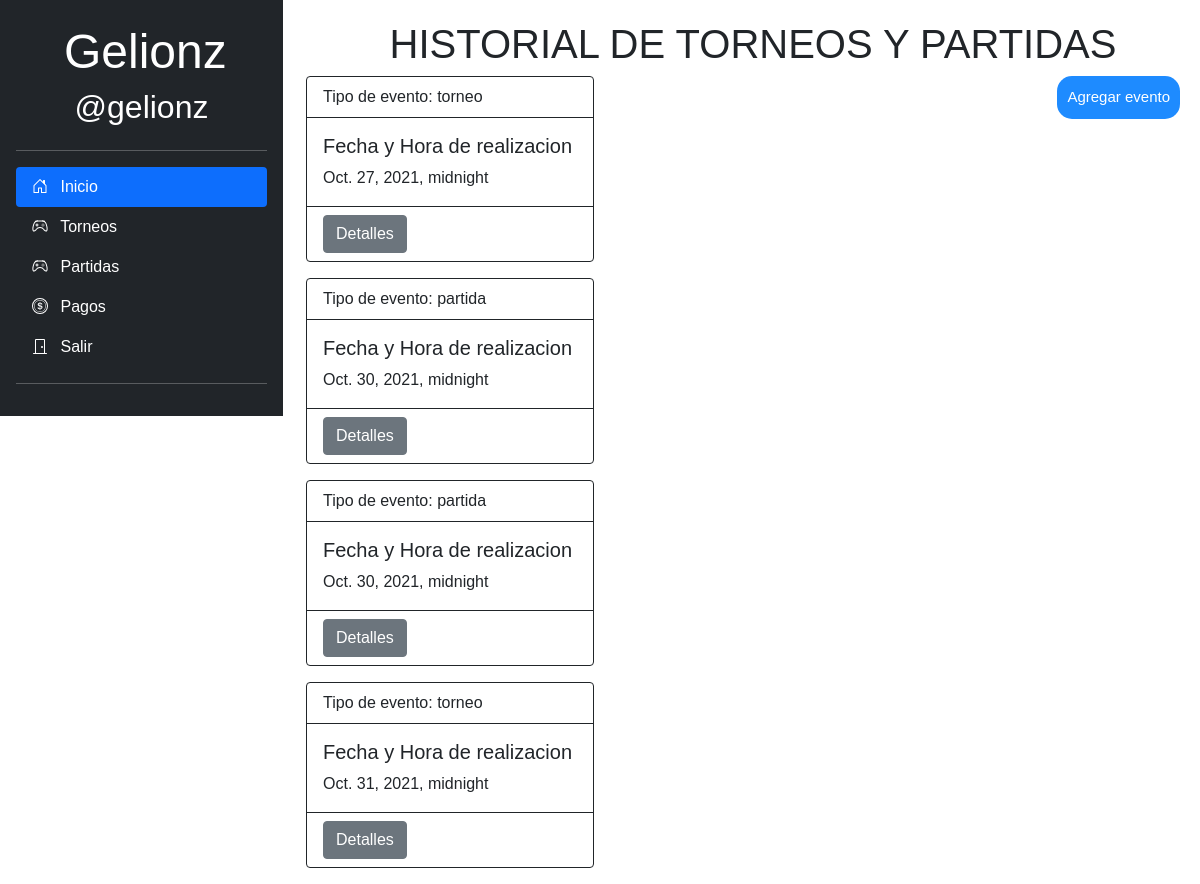
The page /principal/inicio/ (signed in) on the database as committed earlier.
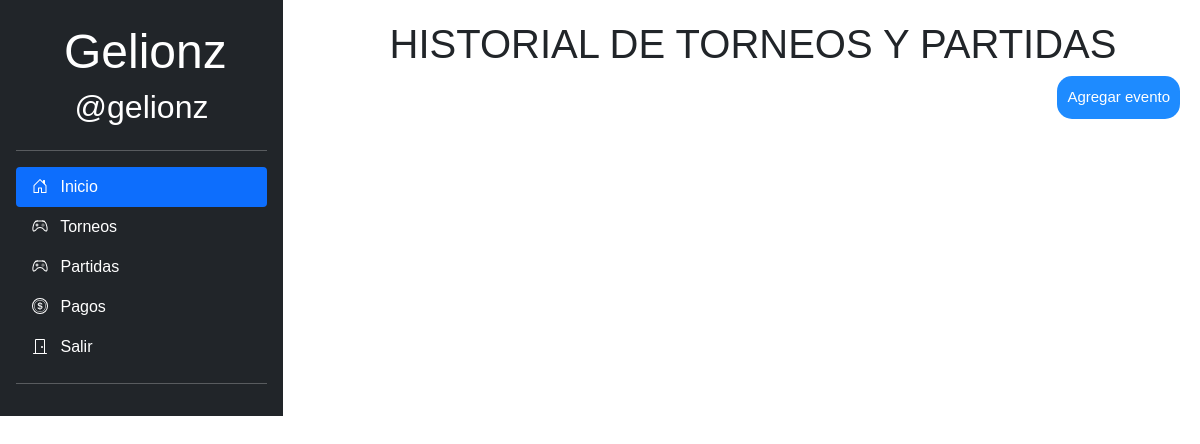
The same page on the database as committed later.
### aplicaciones/principal/models.py (models this page shows, shortened)
class Evento(models.Model):
	tipo_evento         =models.CharField(max_length=200, choices=tipos_eventos)
	codigo 		        =models.CharField(max_length=200, null=True, blank=True)
	fecha_hora_evento   =models.DateTimeField()
	valor_evento        =models.PositiveIntegerField()
	ganador_evento      =models.CharField(max_length=200, null=True, blank=True)
	cantidad_jugadores  =models.PositiveIntegerField() #cant_equipos
	is_paid             =models.BooleanField(default=False) #si el evento fue pago al ganador
	estado              =models.CharField(max_length=200, choices=estados, default='disponible')
	organizador         =models.ForeignKey(Usuario, on_delete=models.CASCADE)

### aplicaciones/principal/views.py (the view)
# urls.py: path('inicio/', views.inicio_view, name = 'inicio_view'),
def inicio_view(request):
	persona = Usuario.objects.get(username=request.user.username)
	lista = Evento.objects.filter(organizador = persona)
	return render(request, 'inicio_streaming.html', locals())

### templates/inicio_streaming.html (shortened to what this page needs)
{% extends 'base_streaming.html' %}
{% block contenido %}
   <h1>HISTORIAL DE TORNEOS Y PARTIDAS</h1>
   {% if profile.user.rol_de_usuario == streamer and request.user.is_authenticated %}
      <a class="btnagregar" href="{% url 'agregar_evento_view' %}">Agregar evento</a>
   {% endif %}
   {% for p in lista %}
      <div class="card border-dark mb-3 " style="max-width: 18rem;">
         <div class="card-header bg-transparent border-dark">Tipo de evento:
            <td>{{ p.tipo_evento }}</td>
         </div>
         <div class="card-body text-dark">
            <h5 class="card-title">Fecha y Hora de realizacion</h5>
            <p class="card-text">
               <td>{{ p.fecha_hora_evento }}</td>
            </p>
         </div>
         <div class="card-footer bg-transparent border-dark">
            {% if profile.user.rol_de_usuario == streamer and request.user.is_authenticated %}
            <a href="{% url 'detalle_view' id_evento=p.id %}" class="btn btn-secondary">Detalles</a>
            {% endif %}
         </div>
      </div>
   {% endfor %}
{% endblock contenido %}

Rows that differ between the two databases and show on the page:
removed Evento: tipo_evento "torneo", fecha_hora_evento "Oct. 27, 2021, midnight"
removed Evento: tipo_evento "partida", fecha_hora_evento "Oct. 30, 2021, midnight"
removed Evento: tipo_evento "partida", fecha_hora_evento "Oct. 30, 2021, midnight"
removed Evento: tipo_evento "torneo", fecha_hora_evento "Oct. 31, 2021, midnight"
